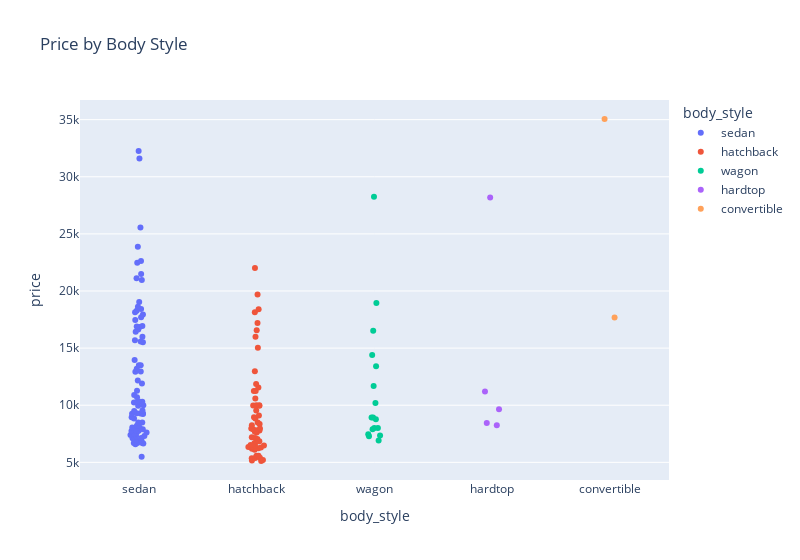

Source (notebook cell):
### Markdown cell above
### Strip Plots

### Code cell
fig_p = px.strip(df, x='body_style', y='price', color='body_style',
                width=800, title="Price by Body Style")
fig_p.show()

### Figure 1 — Plotly figure (JSON) as saved in the notebook; plotly's stock layout.template omitted (floating-point values rounded to 4 significant figures)
{"data": [{"alignmentgroup": "True", "boxpoints": "all", "fillcolor": "rgba(255,255,255,0)", "hoveron": "points", "hovertemplate": "body_style=%{x}<br>price=%{y}<extra></extra>", "legendgroup": "sedan", "line": {"color": "rgba(255,255,255,0)"}, "marker": {"color": "#636efa"}, "name": "sedan", "offsetgroup": "sedan", "orientation": "v", "pointpos": 0, "showlegend": true, "type": "box", "x": ["sedan", "sedan", "sedan", "sedan", "sedan", "sedan", "sedan", "sedan", "sedan", "sedan", "sedan", "sedan", "sedan", "sedan", "sedan", "sedan", "sedan", "sedan", "sedan", "sedan", "sedan", "sedan", "sedan", "sedan", "sedan", "sedan", "sedan", "sedan", "sedan", "sedan", "sedan", "sedan", "sedan", "sedan", "sedan", "sedan", "sedan", "sedan", "sedan", "sedan", "sedan", "sedan", "sedan", "sedan", "sedan", "sedan", "sedan", "sedan", "sedan", "sedan", "sedan", "sedan", "sedan", "sedan", "sedan", "sedan", "sedan", "sedan", "sedan", "sedan", "sedan", "sedan", "sedan", "sedan", "sedan", "sedan", "sedan", "sedan", "sedan", "sedan", "sedan", "sedan", "sedan", "sedan", "sedan", "sedan", "sedan", "sedan", "sedan"], "x0": " ", "xaxis": "x", "y": [13950, 17450, 17710, 23875, 16430, 16925, 20970, 21105, 6575, 6692, 7609, 7295, 8845, 10295, 12945, 10345, 32250, 6695, 7395, 8495, 10245, 18280, 25552, 31600, 6989, 8189, 9279, 9279, 5499, 7099, 6649, 6849, 7299, 7499, 9549, 13499, 13499, 11900, 13200, 15580, 16900, 16630, 17950, 18150, 6692, 7609, 12170, 15510, 18620, 7126, 7775, 9960, 9233, 11259, 6938, 7898, 7738, 9258, 8058, 9298, 8948, 10698, 10898, 15690, 7775, 7975, 7995, 8195, 8495, 9495, 9995, 12940, 15985, 18420, 16845, 19045, 21485, 22470, 22625], "y0": " ", "yaxis": "y"}, {"alignmentgroup": "True", "boxpoints": "all", "fillcolor": "rgba(255,255,255,0)", "hoveron": "points", "hovertemplate": "body_style=%{x}<br>price=%{y}<extra></extra>", "legendgroup": "hatchback", "line": {"color": "rgba(255,255,255,0)"}, "marker": {"color": "#EF553B"}, "name": "hatchback", "offsetgroup": "hatchback", "orientation": "v", "pointpos": 0, "showlegend": true, "type": "box", "x": ["hatchback", "hatchback", "hatchback", "hatchback", "hatchback", "hatchback", "hatchback", "hatchback", "hatchback", "hatchback", "hatchback", "hatchback", "hatchback", "hatchback", "hatchback", "hatchback", "hatchback", "hatchback", "hatchback", "hatchback", "hatchback", "hatchback", "hatchback", "hatchback", "hatchback", "hatchback", "hatchback", "hatchback", "hatchback", "hatchback", "hatchback", "hatchback", "hatchback", "hatchback", "hatchback", "hatchback", "hatchback", "hatchback", "hatchback", "hatchback", "hatchback", "hatchback", "hatchback", "hatchback", "hatchback", "hatchback", "hatchback", "hatchback", "hatchback", "hatchback", "hatchback", "hatchback", "hatchback", "hatchback", "hatchback", "hatchback"], "x0": " ", "xaxis": "x", "y": [5151, 6295, 5572, 6377, 7957, 6229, 12964, 6479, 6855, 5399, 6529, 7129, 7895, 9095, 5195, 6095, 6795, 8845, 10595, 11245, 5389, 6189, 6669, 7689, 9959, 8499, 7799, 8949, 17199, 19699, 18399, 5572, 7957, 6229, 22018, 11850, 15040, 18150, 5118, 7053, 7603, 5348, 6338, 6488, 7198, 7788, 8358, 8238, 9538, 9989, 11549, 9988, 11248, 16558, 15998, 9980], "y0": " ", "yaxis": "y"}, {"alignmentgroup": "True", "boxpoints": "all", "fillcolor": "rgba(255,255,255,0)", "hoveron": "points", "hovertemplate": "body_style=%{x}<br>price=%{y}<extra></extra>", "legendgroup": "wagon", "line": {"color": "rgba(255,255,255,0)"}, "marker": {"color": "#00cc96"}, "name": "wagon", "offsetgroup": "wagon", "orientation": "v", "pointpos": 0, "showlegend": true, "type": "box", "x": ["wagon", "wagon", "wagon", "wagon", "wagon", "wagon", "wagon", "wagon", "wagon", "wagon", "wagon", "wagon", "wagon", "wagon", "wagon", "wagon", "wagon"], "x0": " ", "xaxis": "x", "y": [8921, 7295, 28248, 7349, 7999, 14399, 8921, 7463, 10198, 8013, 11694, 6918, 7898, 8778, 13415, 16515, 18950], "y0": " ", "yaxis": "y"}, {"alignmentgroup": "True", "boxpoints": "all", "fillcolor": "rgba(255,255,255,0)", "hoveron": "points", "hovertemplate": "body_style=%{x}<br>price=%{y}<extra></extra>", "legendgroup": "hardtop", "line": {"color": "rgba(255,255,255,0)"}, "marker": {"color": "#ab63fa"}, "name": "hardtop", "offsetgroup": "hardtop", "orientation": "v", "pointpos": 0, "showlegend": true, "type": "box", "x": ["hardtop", "hardtop", "hardtop", "hardtop", "hardtop"], "x0": " ", "xaxis": "x", "y": [28176, 8249, 8449, 9639, 11199], "y0": " ", "yaxis": "y"}, {"alignmentgroup": "True", "boxpoints": "all", "fillcolor": "rgba(255,255,255,0)", "hoveron": "points", "hovertemplate": "body_style=%{x}<br>price=%{y}<extra></extra>", "legendgroup": "convertible", "line": {"color": "rgba(255,255,255,0)"}, "marker": {"color": "#FFA15A"}, "name": "convertible", "offsetgroup": "convertible", "orientation": "v", "pointpos": 0, "showlegend": true, "type": "box", "x": ["convertible", "convertible"], "x0": " ", "xaxis": "x", "y": [35056, 17669], "y0": " ", "yaxis": "y"}], "layout": {"boxmode": "overlay", "legend": {"title": {"text": "body_style"}, "tracegroupgap": 0}, "title": {"text": "Price by Body Style"}, "width": 800, "xaxis": {"anchor": "y", "categoryarray": ["sedan", "hatchback", "wagon", "hardtop", "convertible"], "categoryorder": "array", "domain": [0, 1], "title": {"text": "body_style"}}, "yaxis": {"anchor": "x", "domain": [0, 1], "title": {"text": "price"}}}}
